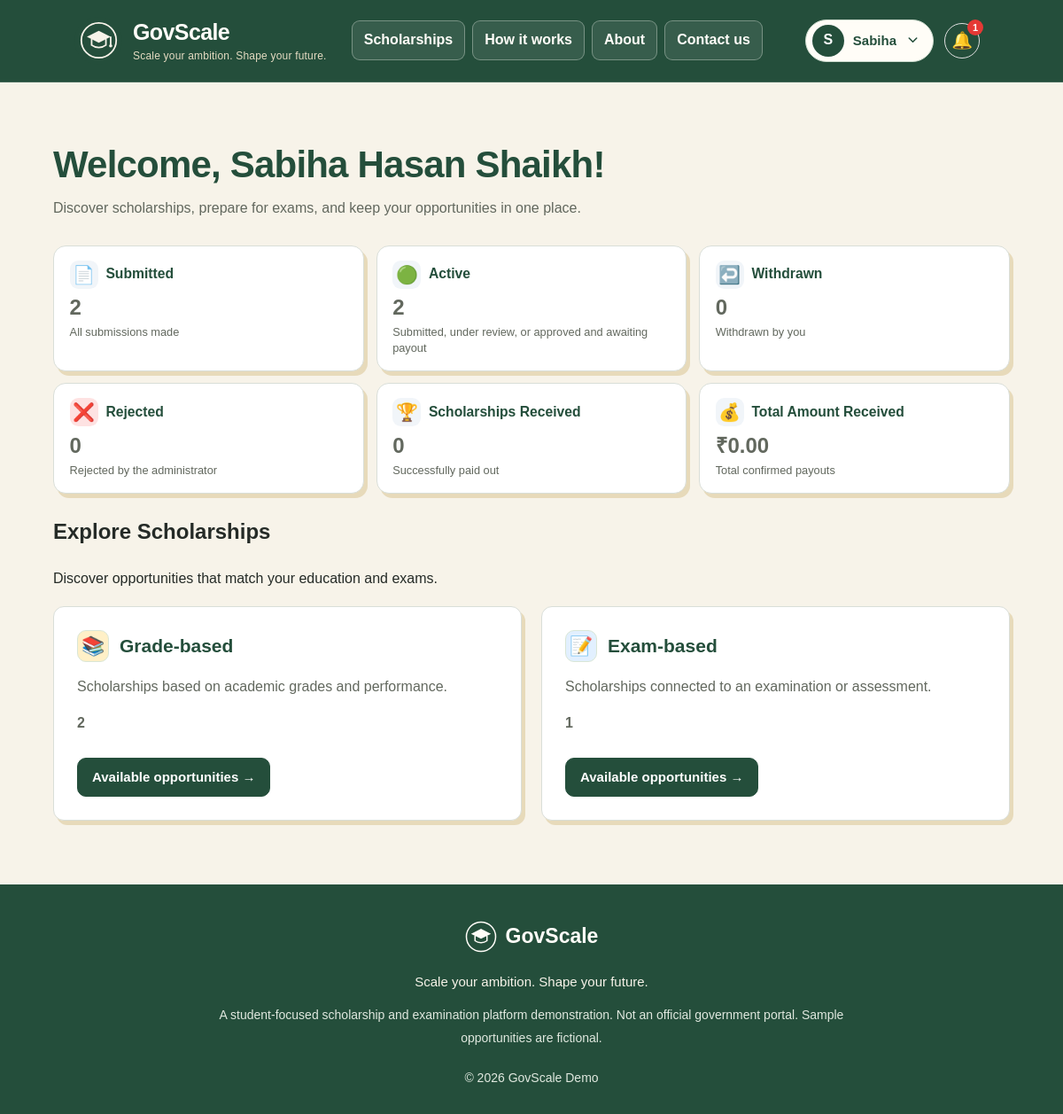
The app's page /dashboard (signed in) with its own data.
### app.py (models this page shows, shortened)
class User(UserMixin, db.Model):
    id = db.Column(db.Integer, primary_key=True)
    full_name = db.Column(db.String(100), nullable=False)
    email = db.Column(db.String(254), unique=True, nullable=False, index=True)
    password_hash = db.Column(db.String(255), nullable=False)
    education_level = db.Column(db.String(30), nullable=False)
    indian_citizen_declared = db.Column(
        db.Boolean, nullable=False, default=False
    )
    is_admin = db.Column(db.Boolean, nullable=False, default=False)

### app.py (the view)
@app.route("/dashboard")
@student_required
def dashboard():
    close_expired_exams()
    profile = StudentProfile.query.filter_by(
        user_id=current_user.id
    ).first()
    query = Scholarship.query.filter_by(
        is_active=True,
        lifecycle_status="active",
    )
    if profile:
        query = query.filter(
            db.or_(
                Scholarship.category == "exam",
                db.and_(
                    Scholarship.category == "grade",
                    Scholarship.education_category
                    == profile.education_category,
                ),
            )
        )
    else:
        query = query.filter(Scholarship.category == "exam")
    scholarships = query.all()
    india_tz = ZoneInfo("Asia/Kolkata")
    now_ist = datetime.now(india_tz).replace(tzinfo=None)
    visible_exam_scholarship_ids = {
        row[0]
        for row in db.session.query(DemoExam.scholarship_id)
        .join(Scholarship, DemoExam.scholarship_id == Scholarship.id)
        .filter(
            DemoExam.is_active.is_(True),
            DemoExam.start_at > now_ist,
            Scholarship.is_active.is_(True),
            Scholarship.category == "exam",
        )
        .all()
    }
    scholarships = [
        scholarship for scholarship in scholarships
        if scholarship.category != "exam"
        or scholarship.id in visible_exam_scholarship_ids
    ]
    registered_exam = (
        DemoExam.query
        .join(
            ExamRegistration,
            ExamRegistration.exam_id == DemoExam.id,
        )
        .join(
            Scholarship,
            DemoExam.scholarship_id == Scholarship.id,
        )
        .filter(
            ExamRegistration.user_id == current_user.id,
            ExamRegistration.status == "registered",
            Scholarship.is_active.is_(True),
            DemoExam.is_active.is_(True),
            DemoExam.end_at > now_ist,
        )
        .order_by(DemoExam.start_at.asc())
        .first()
    )
    registered_exam_start_iso = (
        registered_exam.start_at.replace(
            tzinfo=india_tz
        ).isoformat()
        if registered_exam else None
    )
    registered_exam_end_iso = (
        registered_exam.end_at.replace(tzinfo=india_tz).isoformat()
        if registered_exam else None
    )
    grade_count = sum(
        1 for scholarship in scholarships
        if scholarship.category == "grade"
    )
    exam_count = sum(
        1 for scholarship in scholarships
        if scholarship.category == "exam"
    )
    registrations = (
        ExamRegistration.query
        .filter_by(user_id=current_user.id)
        .join(DemoExam, ExamRegistration.exam_id == DemoExam.id)
        .order_by(DemoExam.start_at.desc())
        .all()
    )
    exam_history = []
    for registration in registrations:
        exam = registration.exam
        submission = ExamSubmission.query.filter_by(
            user_id=current_user.id,
            exam_id=exam.id,
        ).first()
        exam_history.append({
            "registration": registration,
            "exam": exam,
            "submission": submission,
        })
    submitted_count = ScholarshipApplication.query.filter_by(
        user_id=current_user.id
    ).count()
    active_statuses = ("submitted", "pending", "approved")
    confirmed_reward_query = (
        ScholarshipReward.query
        .filter_by(user_id=current_user.id, status="completed")
        .filter(
            ScholarshipReward.completed_at.isnot(None),
            ScholarshipReward.completed_by_admin_id.isnot(None),
        )
    )
    completed_application_ids = {
        row[0]
        for row in confirmed_reward_query.with_entities(
            ScholarshipReward.application_id
        ).filter(ScholarshipReward.application_id.isnot(None)).all()
    }
    active_query = ScholarshipApplication.query.filter(
        ScholarshipApplication.user_id == current_user.id,
        ScholarshipApplication.status.in_(active_statuses),
    )
    active_count = (
        active_query.filter(
            ~ScholarshipApplication.id.in_(completed_application_ids)
        ).count()
        if completed_application_ids
        else active_query.count()
    )
    withdrawn_count = ScholarshipApplication.query.filter_by(
        user_id=current_user.id, status="withdrawn"
    ).count()
    rejected_count = ScholarshipApplication.query.filter_by(
        user_id=current_user.id, status="rejected"
    ).count()
    received_count = confirmed_reward_query.count()
    received_amount = (
        db.session.query(
            db.func.coalesce(db.func.sum(ScholarshipReward.amount), 0)
        )
        .filter_by(user_id=current_user.id, status="completed")
        .filter(
            ScholarshipReward.completed_at.isnot(None),
            ScholarshipReward.completed_by_admin_id.isnot(None),
        )
        .scalar()
        or 0
    )
    return render_template(
        "dashboard.html",
        scholarships=scholarships,
        grade_count=grade_count,
        exam_count=exam_count,
        registered_exam=registered_exam,
        registered_exam_start_iso=registered_exam_start_iso,
        registered_exam_end_iso=registered_exam_end_iso,
        registered_exam_start_url=(
            url_for("exam_entry", exam_id=registered_exam.id)
            if registered_exam else None
        ),
        exam_history=exam_history,
        submitted_count=submitted_count,
        active_count=active_count,
        withdrawn_count=withdrawn_count,
        rejected_count=rejected_count,
        received_count=received_count,
        received_amount=received_amount,
    )

### app.py (called while the page is built)
def notify_user(user_id, title, message, link=None):
    db.session.add(
        UserNotification(
            user_id=user_id,
            title=title,
            message=message,
            link=link,
        )
    )

def dispatch_notification(user_id, event_key, title, message, link=None):
    if NotificationDispatch.query.filter_by(event_key=event_key).first():
        return False
    try:
        with db.session.begin_nested():
            db.session.add(NotificationDispatch(event_key=event_key))
            db.session.flush()
            notify_user(user_id, title, message, link)
        return True
    except IntegrityError:
        return False

@app.template_filter("ist_datetime")
def ist_datetime(value, fmt="%d %b %Y, %I:%M %p"):
    if value is None:
        return ""
    if value.tzinfo is None:
        value = value.replace(tzinfo=ZoneInfo("UTC"))
    return value.astimezone(ZoneInfo("Asia/Kolkata")).strftime(fmt)

@login_manager.user_loader
def load_user(user_id):
    try:
        return db.session.get(User, int(user_id))
    except (TypeError, ValueError):
        return None

def student_required(view):
    @wraps(view)
    @login_required
    def wrapped_view(*args, **kwargs):
        if current_user.is_admin:
            return redirect(url_for("admin_dashboard"))
        return view(*args, **kwargs)
    return wrapped_view

def process_lifecycle_transitions(now_ist=None):
    if now_ist is None:
        now_ist = datetime.now(
            ZoneInfo("Asia/Kolkata")
        ).replace(tzinfo=None)
    changed = False
    for scholarship in Scholarship.query.all():
        old_status = scholarship.lifecycle_status or (
            "active" if scholarship.is_active else "inactive"
        )
        refresh_one_opportunity(scholarship, now_ist)
        new_status = scholarship.lifecycle_status or (
            "active" if scholarship.is_active else "inactive"
        )
        if old_status != new_status:
            notify_lifecycle_transition(scholarship, old_status, new_status)
            changed = True
        elif new_status in ("completed", "expired"):
            changed = True
    if changed or db.session.new:
        db.session.commit()

@app.before_request
def update_opportunity_lifecycles():
    process_lifecycle_transitions()

### templates/dashboard.html (shortened to what this page needs)
{% extends "base.html" %}
{% block content %}
<section class="dashboard-section">
    <h1>Welcome, {{ current_user.full_name }}!</h1>
    <p class="dashboard-intro">
        Discover scholarships, prepare for exams, and keep your opportunities
        in one place.
    </p>
    <div class="dashboard-grid dashboard-stats-grid">
        <article class="dashboard-card">
            <div class="dashboard-card-heading">
                <span class="dashboard-emoji-icon" aria-hidden="true">📄</span>
                <h2>Submitted</h2>
            </div>
            <p class="dashboard-stat">{{ submitted_count }}</p>
            <p>All submissions made</p>
        </article>
        <article class="dashboard-card">
            <div class="dashboard-card-heading">
                <span class="dashboard-emoji-icon" aria-hidden="true">🟢</span>
                <h2>Active</h2>
            </div>
            <p class="dashboard-stat">{{ active_count }}</p>
            <p>Submitted, under review, or approved and awaiting payout</p>
        </article>
        <article class="dashboard-card">
            <div class="dashboard-card-heading">
                <span class="dashboard-emoji-icon" aria-hidden="true">↩️</span>
                <h2>Withdrawn</h2>
            </div>
            <p class="dashboard-stat">{{ withdrawn_count }}</p>
            <p>Withdrawn by you</p>
        </article>
        <article class="dashboard-card">
            <div class="dashboard-card-heading">
                <span class="dashboard-emoji-icon dashboard-emoji-rejected" aria-hidden="true">❌</span>
                <h2>Rejected</h2>
            </div>
            <p class="dashboard-stat">{{ rejected_count }}</p>
            <p>Rejected by the administrator</p>
        </article>
        <article class="dashboard-card">
            <div class="dashboard-card-heading">
                <span class="dashboard-emoji-icon" aria-hidden="true">🏆</span>
                <h2>Scholarships Received</h2>
            </div>
            <p class="dashboard-stat">{{ received_count }}</p>
            <p>Successfully paid out</p>
        </article>
        <article class="dashboard-card">
            <div class="dashboard-card-heading">
                <span class="dashboard-emoji-icon" aria-hidden="true">💰</span>
                <h2>Total Amount Received</h2>
            </div>
            <p class="dashboard-stat">₹{{ "{:,.2f}".format(received_amount|float) }}</p>
            <p>Total confirmed payouts</p>
        </article>
    </div>
    <div class="dashboard-opportunities-heading">
        <h2>Explore Scholarships</h2>
        <p>Discover opportunities that match your education and exams.</p>
    </div>
    <div class="dashboard-grid">
        <article class="dashboard-card">
            <div class="dashboard-card-heading">
                <span class="dashboard-icon dashboard-icon-grade" aria-hidden="true">📚</span>
                <h2>Grade-based</h2>
            </div>
            <p>Scholarships based on academic grades and performance.</p>
            <p class="dashboard-stat">{{ grade_count }}</p>
            <a class="text-link"
               href="{{ url_for('scholarship_category', category='grade') }}">
                Available opportunities →
            </a>
        </article>
        <article class="dashboard-card">
            <div class="dashboard-card-heading">
                <span class="dashboard-icon dashboard-icon-exam" aria-hidden="true">📝</span>
                <h2>Exam-based</h2>
            </div>
            <p>Scholarships connected to an examination or assessment.</p>
            <p class="dashboard-stat">{{ exam_count }}</p>
            <a class="text-link"
               href="{{ url_for('scholarship_category', category='exam') }}">
                Available opportunities →
            </a>
        </article>
    </div>
</section>
{% endblock %}

### templates/base.html (shortened to what this page needs)
<!DOCTYPE html>
<html lang="en">
<head>
    <link rel="stylesheet"
          href="{{ url_for('static', filename='css/style.css') }}">
</head>
<body>
    <header class="site-header">
        <nav class="navbar" aria-label="Main navigation">
            <a href="{{ url_for('home') }}" class="brand"
               aria-label="GovScale home">
                <span class="brand-emblem" aria-hidden="true">
                </span>
                <span class="brand-copy">
                    <span class="brand-name">GovScale</span>
                    <span class="brand-tagline">
                        Scale your ambition. Shape your future.
                    </span>
                </span>
            </a>
            <div class="nav-links" id="primary-navigation">
                {% if current_user.is_authenticated and current_user.is_admin %}
                    <a href="{{ url_for('admin_dashboard') }}">Admin Dashboard</a>
                {% else %}
                    <a href="{{ url_for('home') }}#scholarships">Scholarships</a>
                    <a href="{{ url_for('home') }}#how-it-works">How it works</a>
                    <a href="{{ url_for('home') }}#about">About</a>
                    <a href="{{ url_for('home') }}#contact">Contact us</a>
                {% endif %}
            </div>
            <div class="nav-actions">
                {% if current_user.is_authenticated %}
                    <div class="profile-dropdown">
                        <button type="button"
                                class="profile-dropdown-toggle"
                                id="profile-menu-toggle"
                                aria-expanded="false"
                                aria-controls="profile-menu">
                            <span class="profile-avatar" aria-hidden="true">
                                {{ current_user.full_name[:1]|upper }}
                            </span>
                            <span class="profile-toggle-name">
                                {{ current_user.full_name.split()[0] }}
                            </span>
                            <svg class="profile-chevron"
                                 viewBox="0 0 20 20"
                                 aria-hidden="true">
                                <path d="m5 7 5 5 5-5"
                                      fill="none"
                                      stroke="currentColor"
                                      stroke-width="1.8"
                                      stroke-linecap="round"
                                      stroke-linejoin="round"/>
                            </svg>
                        </button>
                    </div>
<div class="notification-dropdown">
                        <button type="button"
                                class="notification-toggle"
                                id="notification-menu-toggle"
                                aria-expanded="false"
                                aria-controls="notification-menu">
                            <span aria-hidden="true">🔔</span>
                            {% if notification_unread_count %}
                            <span class="notification-badge">{{ notification_unread_count }}</span>
                            {% endif %}
                        </button>
                    </div>
                {% endif %}
            </div>
        </nav>
    </header>
    <main>
        {% block content %}{% endblock %}
    </main>
    <footer class="site-footer">
        <div class="footer-inner">
            <a href="{{ url_for('home') }}" class="footer-brand">
                <span class="footer-brand-emblem" aria-hidden="true">
                </span>
                <span>GovScale</span>
            </a>
            <p class="footer-tagline">
                Scale your ambition. Shape your future.
            </p>
            <p class="footer-disclaimer">
                A student-focused scholarship and examination platform demonstration.
                Not an official government portal. Sample opportunities are fictional.
            </p>
            <p class="footer-copyright">
                &copy; 2026 GovScale Demo
            </p>
        </div>
    </footer>
</body>
</html>

### records on screen
User: full_name "S", full_name "Sabiha", full_name "Sabiha Hasan Shaikh"

### other values on screen
{{ notification_unread_count }} "1"
{{ submitted_count }} "2"
{{ active_count }} "2"
{{ withdrawn_count }} "0"
{{ rejected_count }} "0"
{{ received_count }} "0"
{{ "{:,.2f}".format(received_amount|float) }} "0.00"
{{ grade_count }} "2"
{{ exam_count }} "1"
